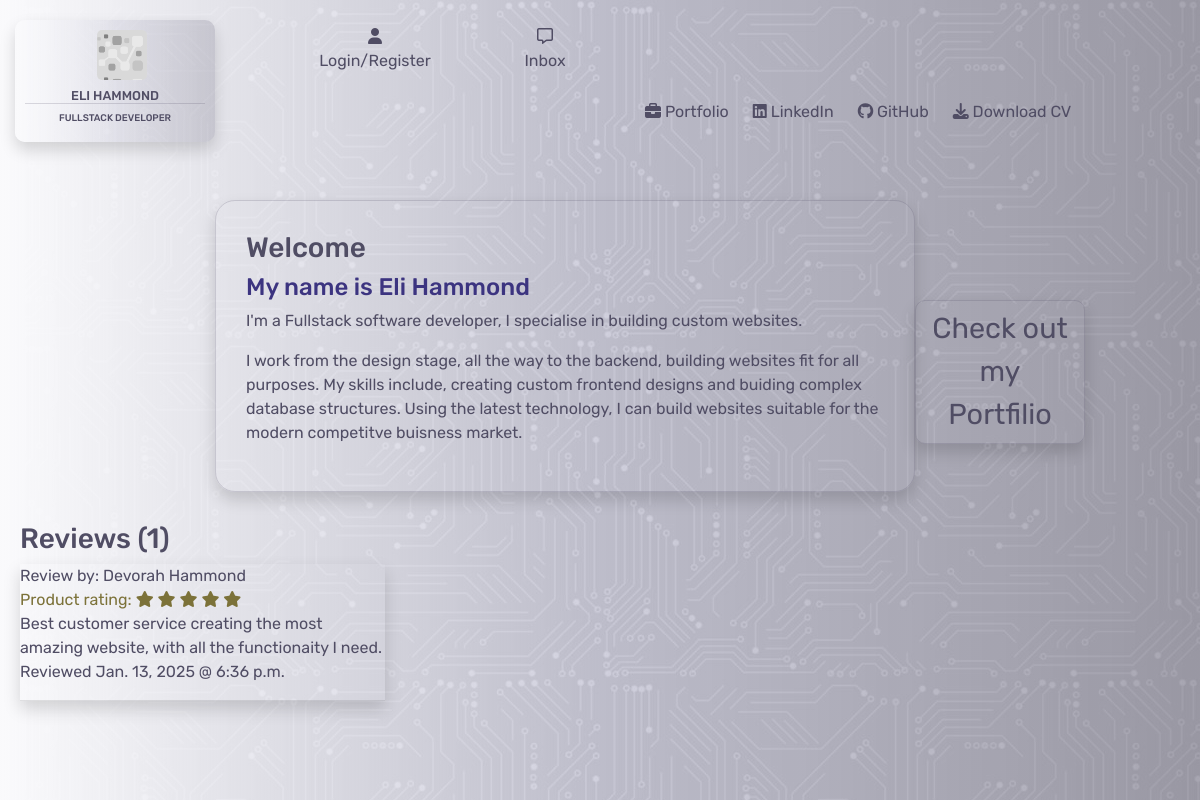
The page / on the database its author committed.
### home/models.py (models this page shows)
class Reviews(models.Model):
    class Meta:
        verbose_name_plural = "Reviews"
    name = models.CharField(max_length=254)
    rating = models.IntegerField(default=1,
                                 choices=((i, i) for i in range(1, 6)))
    review = models.TextField(max_length=600, null=True, blank=True)
    date = models.DateField(auto_now=True)
    time = models.TimeField(auto_now=True)

### home/views.py (the view)
# urls.py: path('', views.index, name='home'),
def index(request):
    reviews = Reviews.objects.all()
    context = {
        'reviews': reviews,
    }
    return render(request, 'home/index.html', context)

### home/templates/home/index.html (shortened to what this page needs)
{% extends "base.html" %}
{% load static %}
{% block content %}
<div class="container-fluid">
    <div class="row">
        <div class="col-md-2">
        </div>
        <div class="col-md-8">
            <div class="info-box shadow">
                <h3>Welcome</h3>
                <h4 class="sub-header">My name is Eli Hammond</h4>
                <p>I'm a Fullstack software developer, I specialise in building custom websites.</p>
                <p>I work from the design stage, all the way to the backend, building websites fit for all purposes. My skills include, creating custom frontend designs and buiding complex database structures. Using the latest technology, I can build websites suitable for the modern competitve buisness market.</p>
            </div>
        </div>
        <div class="col-md-2">
            <div class="btn porfolio-btn shadow"><a href="{% url 'portfolio' %}">Check out my Portfilio</a></div>
        </div>
    </div>
    <div class="row">
        <div class="col-4 review-section">
            <h3>Reviews ({{ reviews.count }})</h3>
            {% for review in reviews %}
            <div class="user-review shadow">
                <div>
                    Review by: {{ review.name }}
                </div>
                <div class="review-stars">
                    Product rating:
                    {% if review.rating == 1 %}
                    <i class="fa-solid fa-star"></i>
                    <i class="fa-regular fa-star"></i>
                    <i class="fa-regular fa-star"></i>
                    <i class="fa-regular fa-star"></i>
                    <i class="fa-regular fa-star"></i>
                {% elif review.rating == 2 %}
                    <i class="fa-solid fa-star"></i>
                    <i class="fa-solid fa-star"></i>
                    <i class="fa-regular fa-star"></i>
                    <i class="fa-regular fa-star"></i>
                    <i class="fa-regular fa-star"></i>
                {% elif review.rating == 3 %}
                    <i class="fa-solid fa-star"></i>
                    <i class="fa-solid fa-star"></i>
                    <i class="fa-solid fa-star"></i>
                    <i class="fa-regular fa-star"></i>
                    <i class="fa-regular fa-star"></i>
                {% elif review.rating == 4 %}
                    <i class="fa-solid fa-star"></i>
                    <i class="fa-solid fa-star"></i>
                    <i class="fa-solid fa-star"></i>
                    <i class="fa-solid fa-star"></i>
                    <i class="fa-regular fa-star"></i>
                {% else %}
                    <i class="fa-solid fa-star"></i>
                    <i class="fa-solid fa-star"></i>
                    <i class="fa-solid fa-star"></i>
                    <i class="fa-solid fa-star"></i>
                    <i class="fa-solid fa-star"></i>
                {% endif %}
                </div>
                    <div class="review">{{ review.review }}</div>
                    <div class="time-date">
                        Reviewed {{ review.date }} @ {{ review.time }}
                    </div>
                    <hr>
            </div>
            {% endfor %}
        </div>
        <div class="col-8"></div>
    </div>
</div>
{% endblock %}

### static/css/base.css (style rules this page uses)
:root { --main-font:Rubik; --text-color:rgb(80, 77, 100); }
body { background-image: url('/media/background-image.jpg'); }
.info-box { color:rgb(80, 77, 100); z-index: 1; position: relative; border:solid 1px rgba(80, 77, 100, 0.2); height: auto; border-radius: 20px; width:700px; padding:30px; font-family: var(--main-font); }
.sub-header { color:rgb(60, 52, 128); }
.porfolio-btn { position: relative; top:100px; right:100px; z-index: 1; font-family: var(--main-font); text-align: center; font-size: 1.8rem; width:fit-content; border:solid 1px rgba(80, 77, 100, 0.2); border-radius: 10px; }
.porfolio-btn a { color: rgb(80, 77, 100); text-decoration: none; }
.review-section { position: relative; z-index: 2; font-family: var(--main-font); color: var(--text-color); padding-top: 30px; padding-left: 20px; }
.review-stars { color:rgb(124, 114, 57); }

### rows shown on the page
Reviews: name "Devorah Hammond", review "Best customer service creating the most amazing website, with all the functionaity I need.", date "Jan. 13, 2025", time "6:36 p.m."

### other values the page prints
{{ reviews.count }} "1"
